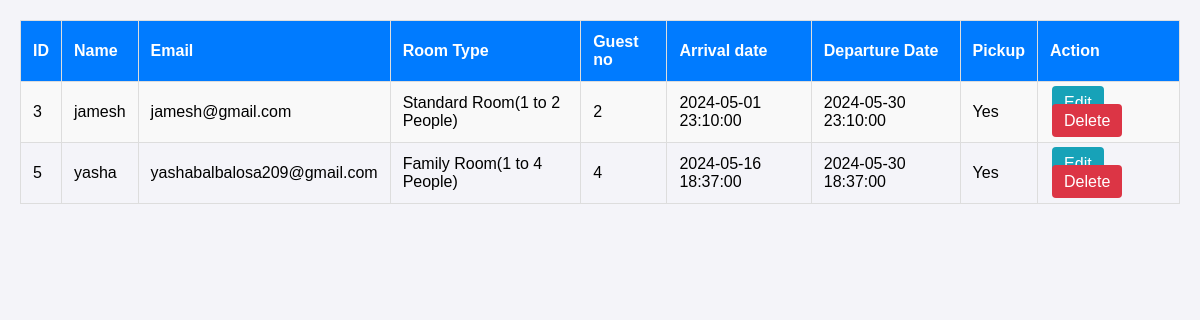
The page /view.php on the database its author committed.
### tables this page shows
CREATE TABLE `booking` (
  `ID` int(11) NOT NULL,
  `Fullname` varchar(255) NOT NULL,
  `Email` varchar(255) NOT NULL,
  `Room_Type` varchar(255) NOT NULL,
  `Guest_No` int(11) NOT NULL,
  `Arrival_date` datetime NOT NULL,
  `Departure_date` datetime NOT NULL,
  `Pickup` varchar(255) NOT NULL
);

### view.php (the view, shortened to what this page needs)
<!DOCTYPE html>
<html lang="en">
<head>
</head>
<body>
    <?php
require_once 'constant/config.php';
    try {
        $stmt = $conn->prepare("SELECT ID, Fullname, Email ,Room_Type ,Guest_No ,Arrival_date ,Departure_date ,Pickup FROM booking");
        $stmt->execute();
        if ($stmt->rowCount() > 0) {
            echo "<table><tr><th>ID</th><th>Name</th><th>Email</th><th>Room Type</th><th>Guest no</th><th>Arrival date</th><th>Departure Date</th><th>Pickup</th><th>Action</th></tr>";
            $results = $stmt->fetchAll(PDO::FETCH_ASSOC);
            foreach ($results as $row) {
                echo "<tr>
                        <td>".$row["ID"]."</td>
                        <td>".$row["Fullname"]."</td>
                        <td>".$row["Email"]."</td>
                        <td>".$row["Room_Type"]."</td>
                        <td>".$row["Guest_No"]."</td>
                        <td>".$row["Arrival_date"]."</td>
                        <td>".$row["Departure_date"]."</td>
                        <td>".$row["Pickup"]."</td>
                        <td>
                            <a class='btn btn-info' href='update.php?id=". $row['ID'] ."'>Edit</a>&nbsp;
                            <a class='btn btn-danger' href='delete.php?id=". $row['ID'] ."'>Delete</a>
                        </td>
                      </tr>";
            }
            echo "</table>";
        } else {
            echo "0 results";
        }
    } catch (PDOException $e) {
        echo "Connection failed: " . $e->getMessage();
    }
    ?>
</body>
</html>

### view.php (style rules this page uses)
body { font-family: Arial, sans-serif; margin: 20px; background-color: #f4f4f9; }
table { width: 100%; border-collapse: collapse; margin-bottom: 20px; }
table, th, td { border: 1px solid #ddd; }
th, td { padding: 12px; text-align: left; }
th { background-color: #007BFF; color: white; font-weight: bold; }
tr:nth-child(even) { background-color: #f9f9f9; }
a.btn { padding: 8px 12px; text-decoration: none; color: white; border-radius: 4px; margin: 2px; }
a.btn-info { background-color: #17a2b8; }
a.btn-danger { background-color: #dc3545; }

### rows shown on the page
booking: ID "3", Fullname "jamesh", Email "jamesh@gmail.com", Room_Type "Standard Room(1 to 2 People)", Guest_No "2", Arrival_date "2024-05-01 23:10:00", Departure_date "2024-05-30 23:10:00", Pickup "Yes"
booking: ID "5", Fullname "yasha", Email "yashabalbalosa209@gmail.com", Room_Type "Family Room(1 to 4 People)", Guest_No "4", Arrival_date "2024-05-16 18:37:00", Departure_date "2024-05-30 18:37:00", Pickup "Yes"
